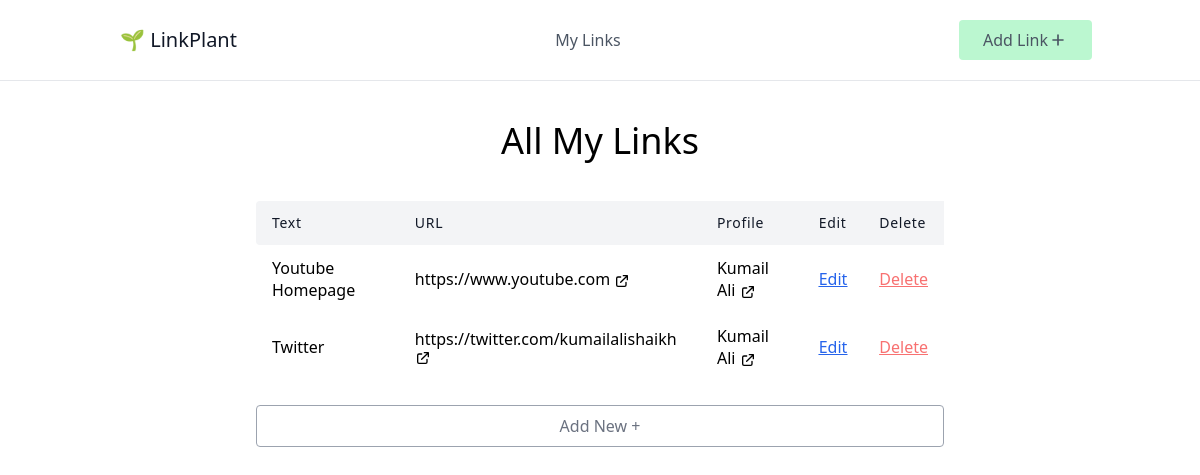
Before: / with the older database file.
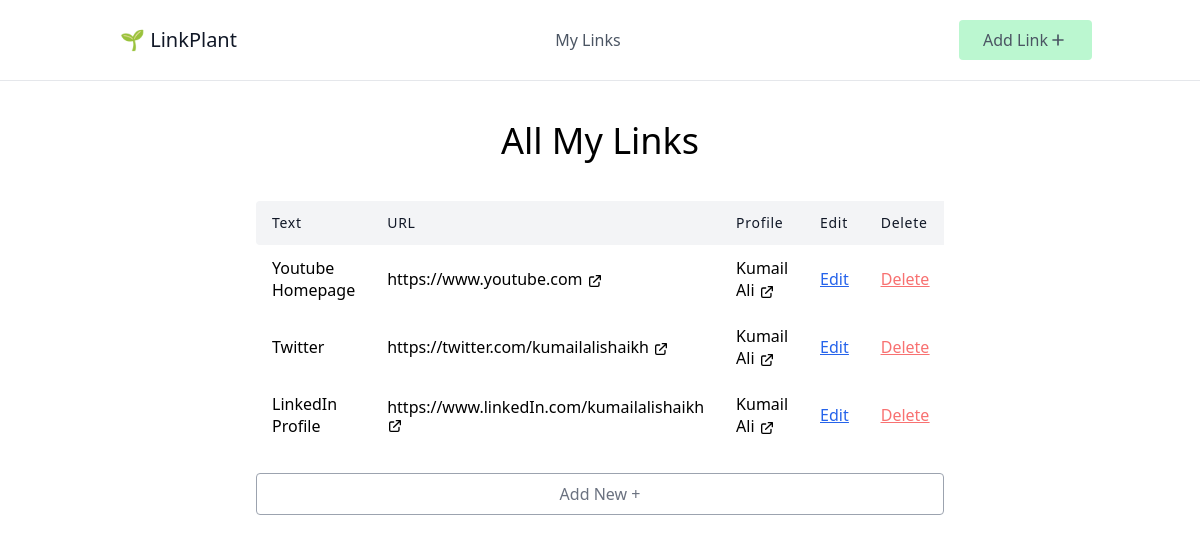
After: the same page with the newer database file.
### link_plant/models.py (models this page shows, shortened)
class Link(models.Model):
    text = models.CharField(max_length=100)
    url = models.URLField()
    profile = models.ForeignKey(Profile, on_delete=models.CASCADE, related_name="links")

class Profile(models.Model):
    BG_CHOICES = (
        ("blue", "Blue"),  # blue -> db, Blue -> Admin panel (Human readable)
        ("green", "Green"),
        ("yellow", "Yellow"),
    )
    name = models.CharField(max_length=100)
    slug = models.SlugField(max_length=100)
    bg_color = models.CharField(max_length=50, choices=BG_CHOICES)

### link_plant/views.py (the view)
# urls.py: path("", LinkListView.as_view(), name="link-list"),
class LinkListView(ListView):
    model = Link

### link_plant/templates/link_plant/link_list.html
{% extends 'link_plant/_base.html' %}
{% block content %}
<h1 class="text-4xl text-center mb-10">All My Links</h1>
<div class="w-full mx-auto overflow-auto">
    <table class="table-auto w-full text-left whitespace-no-wrap">
        <thead>
            <tr>
                <th class="px-4 py-3 title-font tracking-wider font-medium text-gray-900 text-sm bg-gray-100 rounded-tl rounded-bl">Text</th>
                <th class="px-4 py-3 title-font tracking-wider font-medium text-gray-900 text-sm bg-gray-100">URL</th>
                <th class="px-4 py-3 title-font tracking-wider font-medium text-gray-900 text-sm bg-gray-100">Profile</th>
                <th class="px-4 py-3 title-font tracking-wider font-medium text-gray-900 text-sm bg-gray-100">Edit</th>
                <th class="px-4 py-3 title-font tracking-wider font-medium text-gray-900 text-sm bg-gray-100">Delete</th>
            </tr>
        </thead>
        <tbody>
            {% for link in object_list %}
            <tr>
                <td class="px-4 py-3">{{link.text}}</td>
                <td class="px-4 py-3">
                    <a href="{{link.url}}" target="_blank">
                        {{link.url}}
                        <svg xmlns="http://www.w3.org/2000/svg" class="h-4 w-4 inline" fill="none" viewBox="0 0 24 24" stroke="currentColor" stroke-width="2">
                        <path stroke-linecap="round" stroke-linejoin="round" d="M10 6H6a2 2 0 00-2 2v10a2 2 0 002 2h10a2 2 0 002-2v-4M14 4h6m0 0v6m0-6L10 14" />
                        </svg>
                    </a>
                </td>
                <td class="px-4 py-3">
                    <a href="{% url 'profile' link.profile.slug %}" target="_blank">
                        {{link.profile.name}}
                        <svg xmlns="http://www.w3.org/2000/svg" class="h-4 w-4 inline" fill="none" viewBox="0 0 24 24" stroke="currentColor" stroke-width="2">
                        <path stroke-linecap="round" stroke-linejoin="round" d="M10 6H6a2 2 0 00-2 2v10a2 2 0 002 2h10a2 2 0 002-2v-4M14 4h6m0 0v6m0-6L10 14" />
                        </svg>
                    </a>
                </td>
                <td class="px-4 py-3 underline text-blue-600"><a href="{% url 'link-update' link.id %}">Edit</a></td>
                <td class="px-4 py-3 underline text-red-400"><a href="{% url 'link-delete' link.id %}">Delete</a></td>
            </tr>
        {% endfor %}
      </tbody>
    </table>
    <a href="{% url 'link-create' %}">
        <p class="mt-6 py-2 w-full border rounded border-gray-400 text-center text-gray-500 hover:cursor-pointer hover:bg-gray-100 hover:border-gray-500">
            Add New +
        </p>
    </a>
  </div>
{% endblock content %}

Changed rows visible on the page:
added Link: text "LinkedIn Profile", url "https://www.linkedIn.com/kumailalishaikh", profile.name "Kumail Ali"
